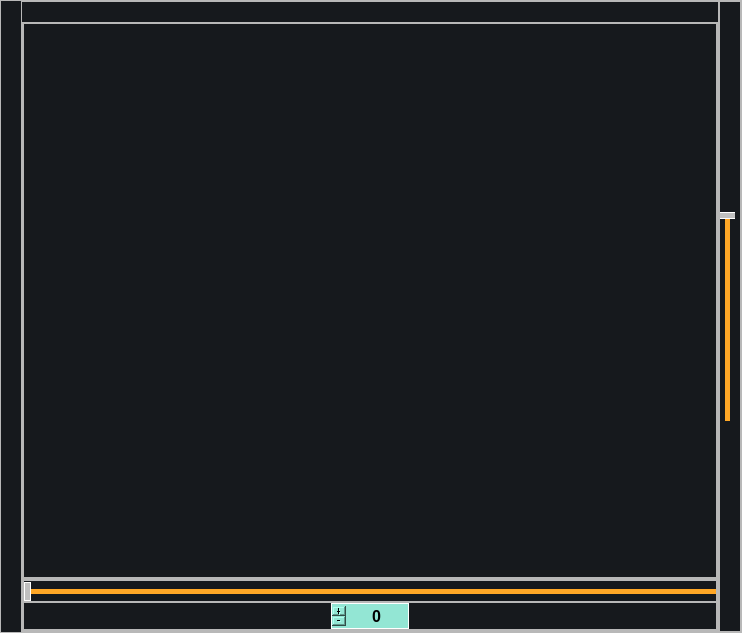
<?xml version="1.0" encoding="UTF-8"?>
<ui version="4.0">
 <class>ImageScreenWidget</class>
 <widget class="QWidget" name="ImageScreenWidget">
  <property name="geometry">
   <rect>
    <x>0</x>
    <y>0</y>
    <width>742</width>
    <height>633</height>
   </rect>
  </property>
  <property name="windowTitle">
   <string>Form</string>
  </property>
  <property name="styleSheet">
   <string notr="true">#ImageScreenWidget{
	background-color:#16191d;
	border-top-left-radius:10px;
	border-bottom-left-radius:10px;
}</string>
  </property>
  <layout class="QVBoxLayout" name="verticalLayout_2">
   <property name="spacing">
    <number>0</number>
   </property>
   <property name="leftMargin">
    <number>0</number>
   </property>
   <property name="topMargin">
    <number>0</number>
   </property>
   <property name="rightMargin">
    <number>0</number>
   </property>
   <property name="bottomMargin">
    <number>0</number>
   </property>
   <item>
    <widget class="QFrame" name="frm_image_process_content">
     <property name="frameShape">
      <enum>QFrame::StyledPanel</enum>
     </property>
     <property name="frameShadow">
      <enum>QFrame::Raised</enum>
     </property>
     <layout class="QHBoxLayout" name="horizontalLayout">
      <property name="spacing">
       <number>0</number>
      </property>
      <property name="leftMargin">
       <number>0</number>
      </property>
      <property name="topMargin">
       <number>0</number>
      </property>
      <property name="rightMargin">
       <number>0</number>
      </property>
      <property name="bottomMargin">
       <number>0</number>
      </property>
      <item>
       <spacer name="verticalSpacer">
        <property name="orientation">
         <enum>Qt::Vertical</enum>
        </property>
        <property name="sizeHint" stdset="0">
         <size>
          <width>20</width>
          <height>40</height>
         </size>
        </property>
       </spacer>
      </item>
      <item>
       <widget class="QFrame" name="frm_image_process_content_right">
        <property name="frameShape">
         <enum>QFrame::StyledPanel</enum>
        </property>
        <property name="frameShadow">
         <enum>QFrame::Raised</enum>
        </property>
        <layout class="QVBoxLayout" name="verticalLayout">
         <property name="spacing">
          <number>0</number>
         </property>
         <property name="leftMargin">
          <number>0</number>
         </property>
         <property name="topMargin">
          <number>0</number>
         </property>
         <property name="rightMargin">
          <number>0</number>
         </property>
         <property name="bottomMargin">
          <number>0</number>
         </property>
         <item>
          <spacer name="horizontalSpacer_3">
           <property name="orientation">
            <enum>Qt::Horizontal</enum>
           </property>
           <property name="sizeHint" stdset="0">
            <size>
             <width>40</width>
             <height>20</height>
            </size>
           </property>
          </spacer>
         </item>
         <item>
          <widget class="QFrame" name="frm_image_process_content_right_top">
           <property name="sizePolicy">
            <sizepolicy hsizetype="Expanding" vsizetype="Expanding">
             <horstretch>0</horstretch>
             <verstretch>0</verstretch>
            </sizepolicy>
           </property>
           <property name="frameShape">
            <enum>QFrame::StyledPanel</enum>
           </property>
           <property name="frameShadow">
            <enum>QFrame::Raised</enum>
           </property>
           <layout class="QVBoxLayout" name="verticalLayout_6">
            <property name="spacing">
             <number>0</number>
            </property>
            <property name="leftMargin">
             <number>0</number>
            </property>
            <property name="topMargin">
             <number>0</number>
            </property>
            <property name="rightMargin">
             <number>0</number>
            </property>
            <property name="bottomMargin">
             <number>0</number>
            </property>
            <item>
             <widget class="QFrame" name="frm_image_process_scane">
              <property name="autoFillBackground">
               <bool>false</bool>
              </property>
              <property name="frameShape">
               <enum>QFrame::StyledPanel</enum>
              </property>
              <property name="frameShadow">
               <enum>QFrame::Raised</enum>
              </property>
              <layout class="QVBoxLayout" name="vlyt_frm_image_process_scane">
               <property name="spacing">
                <number>0</number>
               </property>
               <property name="leftMargin">
                <number>0</number>
               </property>
               <property name="topMargin">
                <number>0</number>
               </property>
               <property name="rightMargin">
                <number>0</number>
               </property>
               <property name="bottomMargin">
                <number>0</number>
               </property>
              </layout>
             </widget>
            </item>
           </layout>
          </widget>
         </item>
         <item alignment="Qt::AlignBottom">
          <widget class="QFrame" name="frm_image_process_content_right_bottom">
           <property name="frameShape">
            <enum>QFrame::StyledPanel</enum>
           </property>
           <property name="frameShadow">
            <enum>QFrame::Raised</enum>
           </property>
           <layout class="QVBoxLayout" name="verticalLayout_3">
            <property name="spacing">
             <number>0</number>
            </property>
            <property name="leftMargin">
             <number>0</number>
            </property>
            <property name="topMargin">
             <number>0</number>
            </property>
            <property name="rightMargin">
             <number>0</number>
            </property>
            <property name="bottomMargin">
             <number>0</number>
            </property>
            <item alignment="Qt::AlignTop">
             <widget class="QFrame" name="frm_image_process_content_right_bottom_top">
              <property name="frameShape">
               <enum>QFrame::StyledPanel</enum>
              </property>
              <property name="frameShadow">
               <enum>QFrame::Raised</enum>
              </property>
              <layout class="QVBoxLayout" name="verticalLayout_4">
               <property name="spacing">
                <number>0</number>
               </property>
               <property name="leftMargin">
                <number>0</number>
               </property>
               <property name="topMargin">
                <number>0</number>
               </property>
               <property name="rightMargin">
                <number>0</number>
               </property>
               <property name="bottomMargin">
                <number>0</number>
               </property>
               <item alignment="Qt::AlignTop">
                <widget class="QSlider" name="hsldr_frm_image_process_image_number">
                 <property name="enabled">
                  <bool>false</bool>
                 </property>
                 <property name="styleSheet">
                  <string notr="true">QSlider::handle:horizontal{
    border:1px solid white;
    background: #93e6d4;
	width: 5px;
	margin-right: 0px;
	margin-left: 0px;
	margin-top: -7px;
	margin-bottom: -7px;
}

QSlider::groove:horizontal{

 	
	background: #565a5e;
	height: 5px;

}

QSlider::sub-page:horizontal{
background: #ffa726;
border-radius: 5px;
}

QSlider::add-page:horizontal{
background: #ffa726;
border-radius: 5px;
}


QSlider::handle:horizontal:disabled
{
	background-color: #c0c0c0;
}</string>
                 </property>
                 <property name="tracking">
                  <bool>true</bool>
                 </property>
                 <property name="orientation">
                  <enum>Qt::Horizontal</enum>
                 </property>
                 <property name="invertedAppearance">
                  <bool>false</bool>
                 </property>
                 <property name="invertedControls">
                  <bool>false</bool>
                 </property>
                 <property name="tickPosition">
                  <enum>QSlider::TicksAbove</enum>
                 </property>
                </widget>
               </item>
              </layout>
             </widget>
            </item>
            <item>
             <widget class="QFrame" name="frm_image_process_content_right_bottom_bottom">
              <property name="styleSheet">
               <string notr="true"/>
              </property>
              <property name="frameShape">
               <enum>QFrame::StyledPanel</enum>
              </property>
              <property name="frameShadow">
               <enum>QFrame::Raised</enum>
              </property>
              <layout class="QHBoxLayout" name="horizontalLayout_3">
               <property name="spacing">
                <number>0</number>
               </property>
               <property name="leftMargin">
                <number>0</number>
               </property>
               <property name="topMargin">
                <number>0</number>
               </property>
               <property name="rightMargin">
                <number>0</number>
               </property>
               <property name="bottomMargin">
                <number>0</number>
               </property>
               <item>
                <spacer name="horizontalSpacer">
                 <property name="orientation">
                  <enum>Qt::Horizontal</enum>
                 </property>
                 <property name="sizeHint" stdset="0">
                  <size>
                   <width>40</width>
                   <height>20</height>
                  </size>
                 </property>
                </spacer>
               </item>
               <item>
                <widget class="QSpinBox" name="spnbx_frm_image_process_image_number">
                 <property name="enabled">
                  <bool>true</bool>
                 </property>
                 <property name="font">
                  <font>
                   <family>Arial</family>
                   <pointsize>12</pointsize>
                   <bold>true</bold>
                  </font>
                 </property>
                 <property name="focusPolicy">
                  <enum>Qt::NoFocus</enum>
                 </property>
                 <property name="layoutDirection">
                  <enum>Qt::RightToLeft</enum>
                 </property>
                 <property name="autoFillBackground">
                  <bool>false</bool>
                 </property>
                 <property name="styleSheet">
                  <string notr="true">QSpinBox {
    border:1px solid #ffffff;
	color:black;
	background:#93e6d4;
	min-height:24px;
	max-height:24px;
	min-width:60px;
	max-width:100px;
	qproperty-alignment: AlignCenter;	
    selection-background-color:transparent;
selection-color:black;
	
}
 
QSpinBox::up-button {
    subcontrol-origin: border;
    subcontrol-position: top left;
	top:0px;
    width: 24px;
	height:24px;  
    border: 1px solid #ffffff;
	background:#16191d;
	image: url(:/Resources/Icons/green/arrow-right.svg);
}
 
QSpinBox::up-arrow {
 
    width: 0px;
    height: 0px;
}
 
QSpinBox::down-button {
    subcontrol-origin: border;
    subcontrol-position: top right;
    width: 24px;
	height:24px;  

    border: 1px solid #ffffff;
	background:#16191d;
	image: url(:/Resources/Icons/green/arrow-left.svg);
}
 
QSpinBox::down-button:hover,QSpinBox::up-button:hover {
	background-color:#4d4d4d;
   }
 
QSpinBox::down-arrow {    
    width: 0px;
    height: 0px;
}

QSpinBox:disabled
{
	background-color: #c0c0c0;
}

QSpinBox:focus {
	background-color: transparent;
}


</string>
                 </property>
                 <property name="alignment">
                  <set>Qt::AlignCenter</set>
                 </property>
                 <property name="readOnly">
                  <bool>false</bool>
                 </property>
                 <property name="buttonSymbols">
                  <enum>QAbstractSpinBox::PlusMinus</enum>
                 </property>
                 <property name="showGroupSeparator" stdset="0">
                  <bool>false</bool>
                 </property>
                 <property name="maximum">
                  <number>0</number>
                 </property>
                 <property name="stepType">
                  <enum>QAbstractSpinBox::DefaultStepType</enum>
                 </property>
                 <property name="value">
                  <number>0</number>
                 </property>
                </widget>
               </item>
               <item>
                <spacer name="horizontalSpacer_2">
                 <property name="orientation">
                  <enum>Qt::Horizontal</enum>
                 </property>
                 <property name="sizeHint" stdset="0">
                  <size>
                   <width>40</width>
                   <height>20</height>
                  </size>
                 </property>
                </spacer>
               </item>
              </layout>
             </widget>
            </item>
           </layout>
          </widget>
         </item>
        </layout>
       </widget>
      </item>
      <item>
       <widget class="QFrame" name="frm_image_process_content_left">
        <property name="enabled">
         <bool>true</bool>
        </property>
        <property name="styleSheet">
         <string notr="true"/>
        </property>
        <property name="frameShape">
         <enum>QFrame::StyledPanel</enum>
        </property>
        <property name="frameShadow">
         <enum>QFrame::Raised</enum>
        </property>
        <layout class="QVBoxLayout" name="verticalLayout_5">
         <property name="spacing">
          <number>0</number>
         </property>
         <property name="leftMargin">
          <number>0</number>
         </property>
         <property name="topMargin">
          <number>0</number>
         </property>
         <property name="rightMargin">
          <number>0</number>
         </property>
         <property name="bottomMargin">
          <number>0</number>
         </property>
         <item>
          <spacer name="vspcr_frm_image_process_content_left_2">
           <property name="orientation">
            <enum>Qt::Vertical</enum>
           </property>
           <property name="sizeHint" stdset="0">
            <size>
             <width>20</width>
             <height>40</height>
            </size>
           </property>
          </spacer>
         </item>
         <item>
          <widget class="QSlider" name="vsldr_frm_image_process_opacity">
           <property name="enabled">
            <bool>false</bool>
           </property>
           <property name="styleSheet">
            <string notr="true">QSlider::handle:vertical{
    border:1px solid white;
    background: #93e6d4;
	width: 10px;
    height: 5px;
	margin-right: -7px;
	margin-left: -7px;
	margin-top: -1px;
margin-bottom: -1px;
}

QSlider::groove:vertical{
    border:1px solid #565a5e;
    border-color: #ffa726;
	background: #565a5e;
	width: 3px;
    border-radius: 5px;
}

QSlider::sub-page:vertical{
background: #ffa726;
border-radius: 5px;
}

QSlider::add-page:vertical{
background: #ffa726;
border-radius: 5px;
}
QSlider::add-page:vertical{
background: #ffa726;
border-radius: 5px;
}
QSlider::handle:vertical:disabled
{
	background-color: #c0c0c0;
}

</string>
           </property>
           <property name="maximum">
            <number>100</number>
           </property>
           <property name="value">
            <number>100</number>
           </property>
           <property name="orientation">
            <enum>Qt::Vertical</enum>
           </property>
           <property name="invertedAppearance">
            <bool>false</bool>
           </property>
           <property name="invertedControls">
            <bool>false</bool>
           </property>
           <property name="tickPosition">
            <enum>QSlider::NoTicks</enum>
           </property>
          </widget>
         </item>
         <item>
          <spacer name="vspcr_frm_image_process_content_left_1">
           <property name="orientation">
            <enum>Qt::Vertical</enum>
           </property>
           <property name="sizeHint" stdset="0">
            <size>
             <width>20</width>
             <height>40</height>
            </size>
           </property>
          </spacer>
         </item>
        </layout>
       </widget>
      </item>
     </layout>
    </widget>
   </item>
  </layout>
 </widget>
 <resources>
  <include location="../resources.qrc"/>
 </resources>
 <connections/>
</ui>
